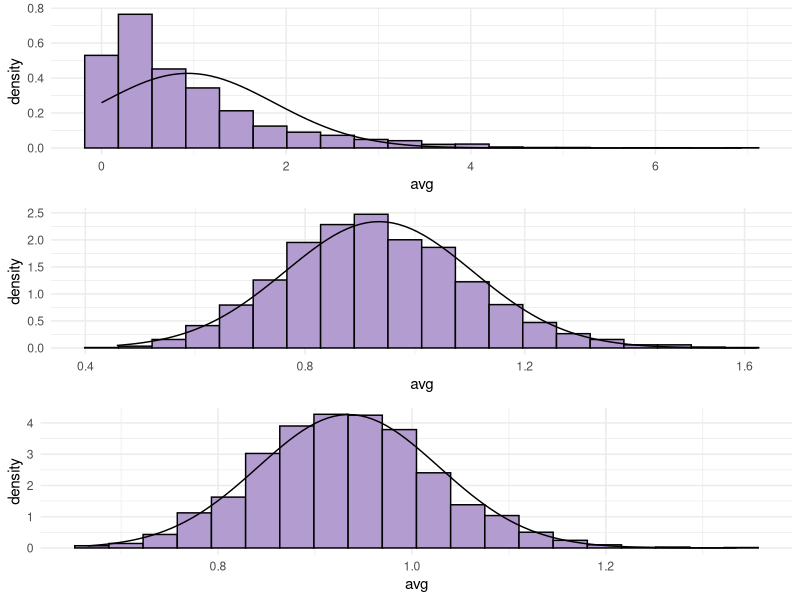

This figure's R source:
library(tidyr)
library(cowplot) 
library(readxl)
library(ggplot2)

set.seed(950)
a = 9
b = 13

n_samples = 1970

vector_maker <- function(n){
  #browser()
  avg = rep(0,n_samples)
  samples = rep(0,n)
  
  for(i in 1:n_samples){
    samples = rexp(n, 1.07)
    avg[i] = mean(samples)
  }
  avg.df = as.data.frame(avg)
  return(avg.df)
}

plot_maker <- function(avg.df){
  #browser()
  mean_of_dist = 1/1.07
  variance_of_dist = 1/(1.07)^2
  Vn = variance_of_dist/n
  
  plot1 <- ggplot(avg.df, aes(x = avg)) + 
          geom_histogram(aes(y = ..density..),
          colour = 1, fill = "#B39CD0", bins = 20) +
          stat_function(fun = dnorm, 
          args = list(mean = mean_of_dist, sd = sqrt(Vn))) + 
          theme_minimal()
  
return(plot1)
    
}

n = 1
avg_1.df <- vector_maker(n)
plotFreqDen1 <- plot_maker(avg_1.df)

n = 30
avg_2.df <- vector_maker(n)
plotFreqDen2 <- plot_maker(avg_2.df)

n = 100
avg_3.df <- vector_maker(n)
plotFreqDen3 <- plot_maker(avg_3.df)

plot_exp <- plot_grid(plotFreqDen1, plotFreqDen2, plotFreqDen3, nrow = 3, ncol = 1)
plot_exp


